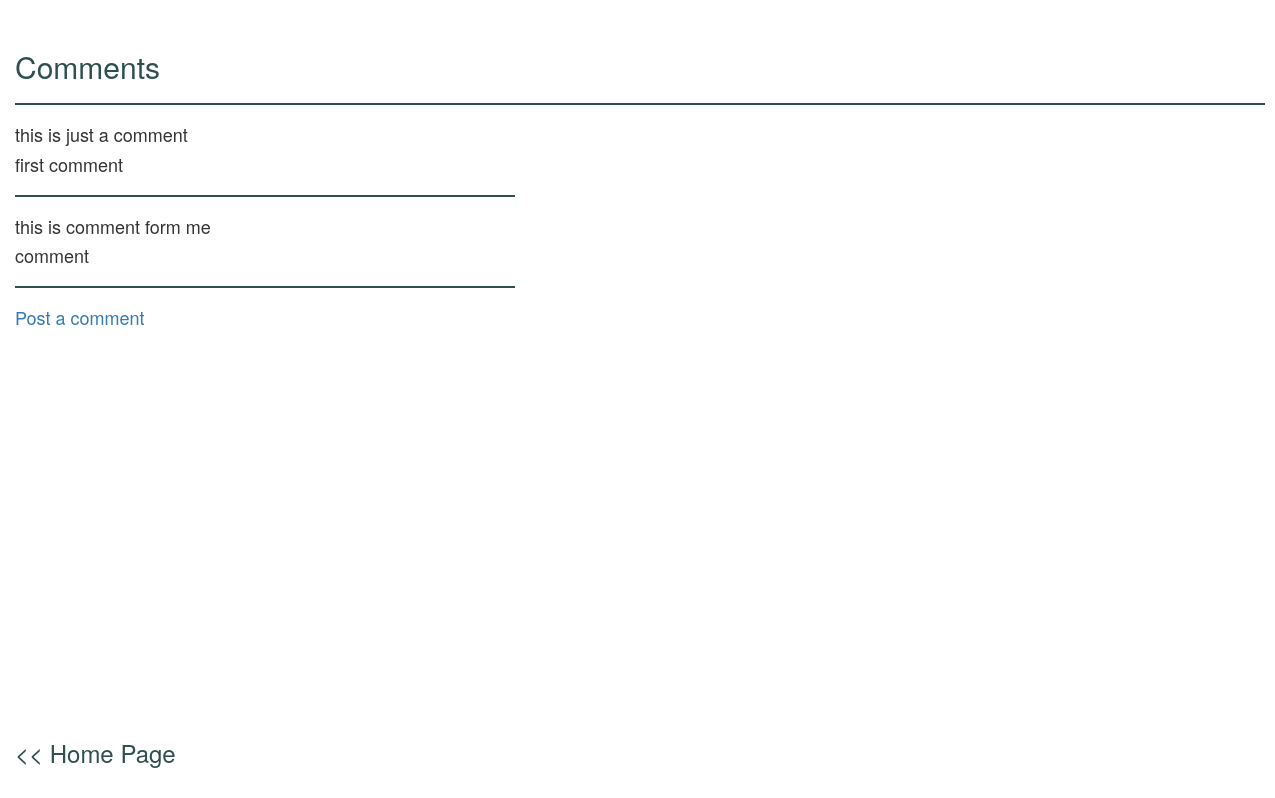
/posts/1, run on the app's committed database.
### blog/models.py (models this page shows)
class Comment(models.Model):
    name = models.CharField(max_length=50)
    comment = models.TextField()
    post_id = models.IntegerField(default=0)

### blog/views.py (the view)
# urls.py: url(r'^posts/(?P<pk>[0-9]+)$', views.post_comment, name='post_comment'),
def post_comment(request, pk):
    comments = Comment.objects.filter(post_id=pk)
    p_id=pk
    return render(request, 'blog/comment.html', {'comments':comments,'p_id':p_id})

### blog/templates/blog/comment.html
{% extends 'blog/base.html' %}
{% block header %}
<h2>Comments</h2>
<hr width="1250" align="left" size="4">
{% endblock header %}
{% block content %}
<div class="comments">
    {% for comment in comments %}
    <div class="comment">
        <h4>{{ comment.comment }}</h4>
        <h4>{{ comment.name }}</h4>
        <hr width="500" align="left" size="4">
    </div>
    {% endfor %}
</div>
<div class="podt_comment">
    <h4><a href="{% url 'add_comment' pk=p_id %}">Post a comment</a></h4>
</div>
{% endblock %}
{% block footer %}
<div class="start-page-link-3">
    <a href="{% url 'index' %}"><h3><< Home Page</h3></a>
</div>
{% endblock %}

### blog/templates/blog/base.html (shortened to what this page needs)
{% load static %}
<!DOCTYPE html>
<html>
<head>
    <link rel="stylesheet" href="https://maxcdn.bootstrapcdn.com/bootstrap/3.3.7/css/bootstrap.min.css"
>
    <link rel="stylesheet" href="https://maxcdn.bootstrapcdn.com/bootstrap/3.3.7/css/bootstrap-theme.min.css"
>
    <link rel="stylesheet" href="{% static 'blog/style.css' %}">
</head>
<body>
    <div class="header">
        {% block header %} {% endblock %}
    </div>
    <div class="content">
        {% block content %} {% endblock %}
    </div>
    <div class="footer">
        {% block footer %} {% endblock %}
    </div>
</body>
</html>

### blog/static/blog/style.css (style rules this page uses)
h1 a, h2, h1, h2, h3 { color: darkslategray; }
body { padding-top: 30px; padding-left: 15px; }
hr { height: 2px; color: darkslategray; background-color: darkslategray; border: none; }
.footer { position: absolute; left: 0; bottom: 0; width: 100%; height: 80px; padding-left: 15px; }

### data on the page
Comment: comment "this is just a comment", name "first comment"
Comment: comment "this is comment form me", name "comment"
